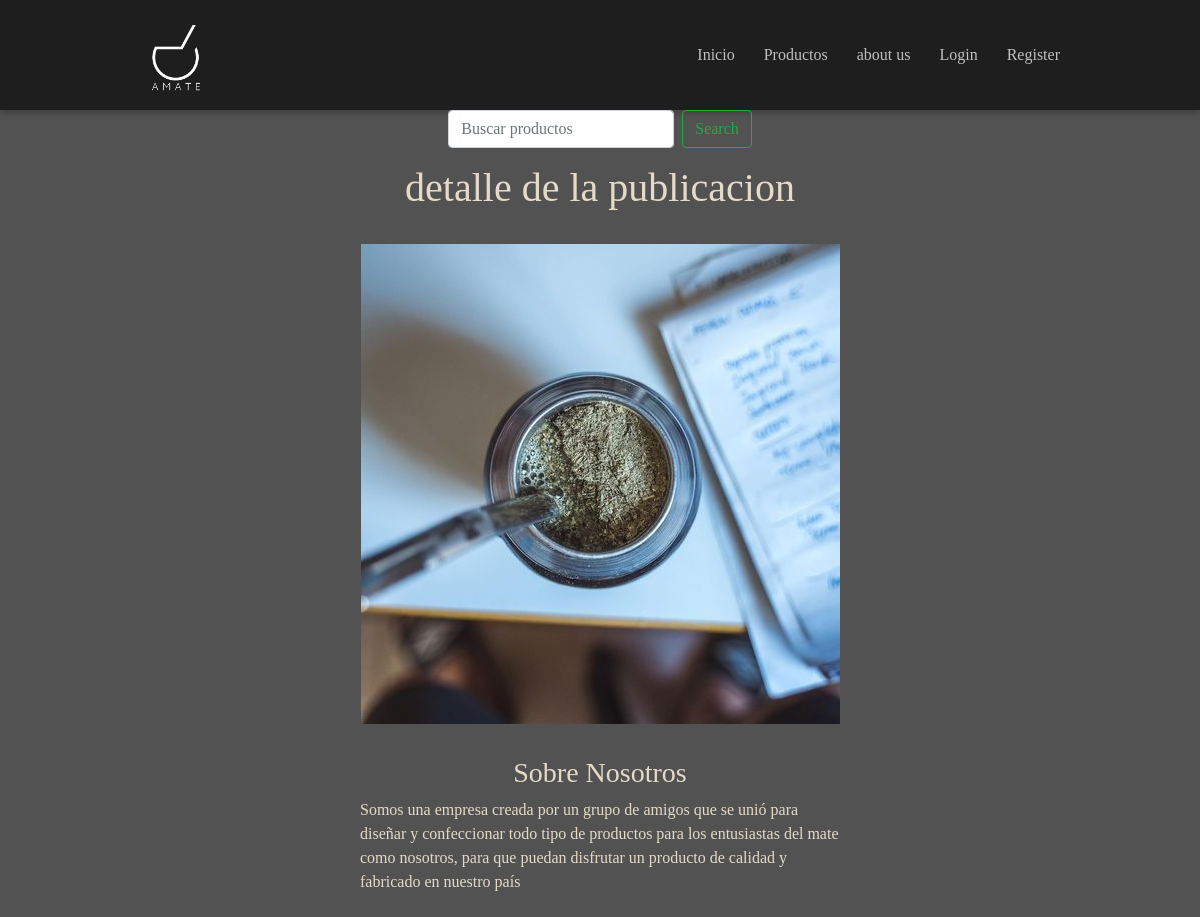
The page /home/detail-publication/3/ on the database its author committed.
### Home/models.py (models this page shows, shortened)
class Publicacion(models.Model):
    title = models.CharField(max_length=15)
    text = models.CharField(max_length=400)
    imagen = models.ImageField(upload_to='home', null=True, blank= True)
    active = models.BooleanField(default=True)
    class Meta:
        verbose_name = 'Publicacion'
        verbose_name_plural = 'Publicaciones'

### Home/views.py (the view)
# urls.py: path('detail-publication/<int:pk>/', Detail_Publication.as_view(), name = 'detail-publication'),
class Detail_Publication(DetailView):
        model = Publicacion
        template_name = 'home/detail_publication.html'

### templates/home/detail_publication.html (shortened to what this page needs)
{% extends 'base.html' %}
{% block contenido %}
    <h1 class="title">detalle de la publicacion</h1>
    <div class="img-detail" >
        <img style="max-width: 30rem;" src="{{ publicacion.imagen.url }}" alt="{{publicacion.title}}">
    </div>
    <div class="text">
        <h3>{{ publicacion.title }}</h3>
        <p>{{publicacion.text}}</p>
    </div>
{% endblock %}

### static/css/style.css (style rules this page uses)
* { margin: 0; padding: 0; border: 0; font-size: 100%; vertical-align: baseline; }
* { font-family: "Hubballi", cursive; color: #e5dac7; }
.text { display:flex; flex-flow: column nowrap; justify-content: center; align-items: center; margin: 2rem auto; max-width: 30rem; }
body { background-color: #525252; }
.img-detail { display: flex; justify-content: center; margin: 2rem auto; max-width: 30rem; }
.title, legend { margin-top: 1rem; text-align: center; }

### rows shown on the page
Publicacion: imagen (picture), title "Sobre Nosotros", text "Somos una empresa creada por un grupo de amigos que se unió para diseñar y confeccionar todo tipo de productos para los entusiastas del mate como nosotros, para que puedan disfrutar un producto de calidad y fabricado en nuestro país"
